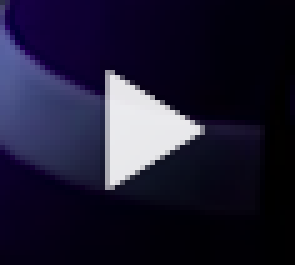
#> input picture play_button.png, 59 x 53 px (shown 5 times larger)
$ python image_filter.py
#> lines starting #> are read from the running program, lines starting #| are printed output that depends on the picture; after the words box and inside, x2 and y2 are one past the last pixel; in counts of white or black regions, pixels touching at a corner belong together
import cv2


def image_to_black_white(im, threshold=123):
    im[im >= threshold] = 255
    im[im < threshold] = 0
    return im


# Grab the image to manipulate
image = cv2.imread('play_button.png', cv2.IMREAD_GRAYSCALE)
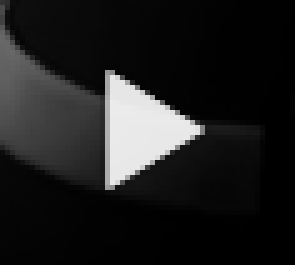
#> image: shape (53, 59) (shown 5 times larger); min 0, max 235, mean 30.8
image = image_to_black_white(image)
#> in image_to_black_white, `im[im >= threshold] = 255`:
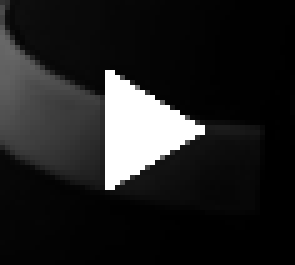
#> im: shape (53, 59) (shown 5 times larger); min 0, max 255, mean 33.6
#> in image_to_black_white, `im[im < threshold] = 0`:
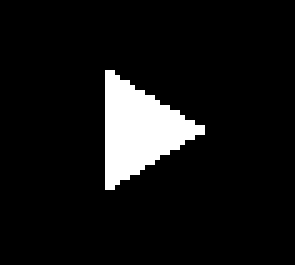
#> im: shape (53, 59) (shown 5 times larger); 8.2% white; 1 white region, box (x1, y1, x2, y2) and area: (21, 14, 41, 38) 255
cv2.imshow('Image Viewer', image)
cv2.waitKey()

# If you get warnings, run this in the terminal:
# sudo apt-get install gtk2-engines-pixbuf
